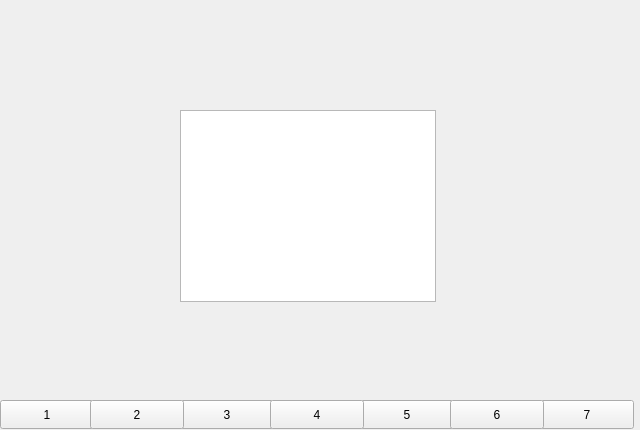
<?xml version="1.0" encoding="UTF-8"?>
<ui version="4.0">
 <class>Form</class>
 <widget class="QWidget" name="Form">
  <property name="geometry">
   <rect>
    <x>0</x>
    <y>0</y>
    <width>640</width>
    <height>430</height>
   </rect>
  </property>
  <property name="windowTitle">
   <string>Form</string>
  </property>
  <property name="autoFillBackground">
   <bool>true</bool>
  </property>
  <widget class="QPushButton" name="pushButton">
   <property name="geometry">
    <rect>
     <x>540</x>
     <y>400</y>
     <width>94</width>
     <height>29</height>
    </rect>
   </property>
   <property name="text">
    <string>7</string>
   </property>
  </widget>
  <widget class="QPushButton" name="pushButton_2">
   <property name="geometry">
    <rect>
     <x>360</x>
     <y>400</y>
     <width>94</width>
     <height>29</height>
    </rect>
   </property>
   <property name="text">
    <string>5</string>
   </property>
  </widget>
  <widget class="QPushButton" name="pushButton_3">
   <property name="geometry">
    <rect>
     <x>450</x>
     <y>400</y>
     <width>94</width>
     <height>29</height>
    </rect>
   </property>
   <property name="text">
    <string>6</string>
   </property>
  </widget>
  <widget class="QPushButton" name="pushButton_4">
   <property name="geometry">
    <rect>
     <x>180</x>
     <y>400</y>
     <width>94</width>
     <height>29</height>
    </rect>
   </property>
   <property name="text">
    <string>3</string>
   </property>
  </widget>
  <widget class="QPushButton" name="pushButton_5">
   <property name="geometry">
    <rect>
     <x>0</x>
     <y>400</y>
     <width>94</width>
     <height>29</height>
    </rect>
   </property>
   <property name="text">
    <string>1</string>
   </property>
  </widget>
  <widget class="QPushButton" name="pushButton_6">
   <property name="geometry">
    <rect>
     <x>90</x>
     <y>400</y>
     <width>94</width>
     <height>29</height>
    </rect>
   </property>
   <property name="text">
    <string>2</string>
   </property>
  </widget>
  <widget class="QPushButton" name="pushButton_7">
   <property name="geometry">
    <rect>
     <x>270</x>
     <y>400</y>
     <width>94</width>
     <height>29</height>
    </rect>
   </property>
   <property name="text">
    <string>4</string>
   </property>
  </widget>
  <widget class="QGraphicsView" name="graphicsView">
   <property name="geometry">
    <rect>
     <x>180</x>
     <y>110</y>
     <width>256</width>
     <height>192</height>
    </rect>
   </property>
  </widget>
 </widget>
 <resources/>
 <connections>
  <connection>
   <sender>pushButton</sender>
   <signal>clicked()</signal>
   <receiver>graphicsView</receiver>
   <slot>close()</slot>
   <hints>
    <hint type="sourcelabel">
     <x>586</x>
     <y>414</y>
    </hint>
    <hint type="destinationlabel">
     <x>307</x>
     <y>205</y>
    </hint>
   </hints>
  </connection>
 </connections>
</ui>
